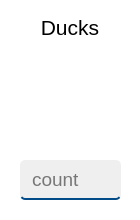
      <widget class="QFrame" name="frame">
       <property name="sizePolicy">
        <sizepolicy hsizetype="Fixed" vsizetype="Fixed">
         <horstretch>0</horstretch>
         <verstretch>0</verstretch>
        </sizepolicy>
       </property>
       <property name="minimumSize">
        <size>
         <width>140</width>
         <height>220</height>
        </size>
       </property>
       <property name="styleSheet">
        <string notr="true">background-color: white;
border-radius: 5px;</string>
       </property>
       <property name="frameShape">
        <enum>QFrame::StyledPanel</enum>
       </property>
       <property name="frameShadow">
        <enum>QFrame::Raised</enum>
       </property>
       <widget class="QLineEdit" name="ducks">
        <property name="geometry">
         <rect>
          <x>20</x>
          <y>160</y>
          <width>101</width>
          <height>40</height>
         </rect>
        </property>
        <property name="font">
         <font>
          <family>Yu Gothic UI</family>
          <pointsize>14</pointsize>
         </font>
        </property>
        <property name="styleSheet">
         <string notr="true">background-color: #EFEFEF;
border-style: solid;
border-width: 0 0 2px 0;
border-color: #004b88;
border-radius: 5px;
padding-left: 10px;</string>
        </property>
        <property name="placeholderText">
         <string>count</string>
        </property>
       </widget>
       <widget class="QLabel" name="label_2">
        <property name="geometry">
         <rect>
          <x>20</x>
          <y>10</y>
          <width>100</width>
          <height>30</height>
         </rect>
        </property>
        <property name="font">
         <font>
          <family>Yu Gothic UI</family>
          <pointsize>16</pointsize>
         </font>
        </property>
        <property name="text">
         <string>Ducks</string>
        </property>
        <property name="alignment">
         <set>Qt::AlignBottom|Qt::AlignHCenter</set>
        </property>
       </widget>
       <widget class="QLabel" name="label_17">
        <property name="geometry">
         <rect>
          <x>20</x>
          <y>50</y>
          <width>100</width>
          <height>100</height>
         </rect>
        </property>
        <property name="sizePolicy">
         <sizepolicy hsizetype="Fixed" vsizetype="Fixed">
          <horstretch>0</horstretch>
          <verstretch>0</verstretch>
         </sizepolicy>
        </property>
        <property name="minimumSize">
         <size>
          <width>100</width>
          <height>100</height>
         </size>
        </property>
        <property name="styleSheet">
         <string notr="true">QLabel {
    border-radius: 5px;
    border-image: url(:/img/img/ducks.png);
}</string>
        </property>
        <property name="text">
         <string/>
        </property>
        <property name="scaledContents">
         <bool>true</bool>
        </property>
       </widget>
      </widget>
